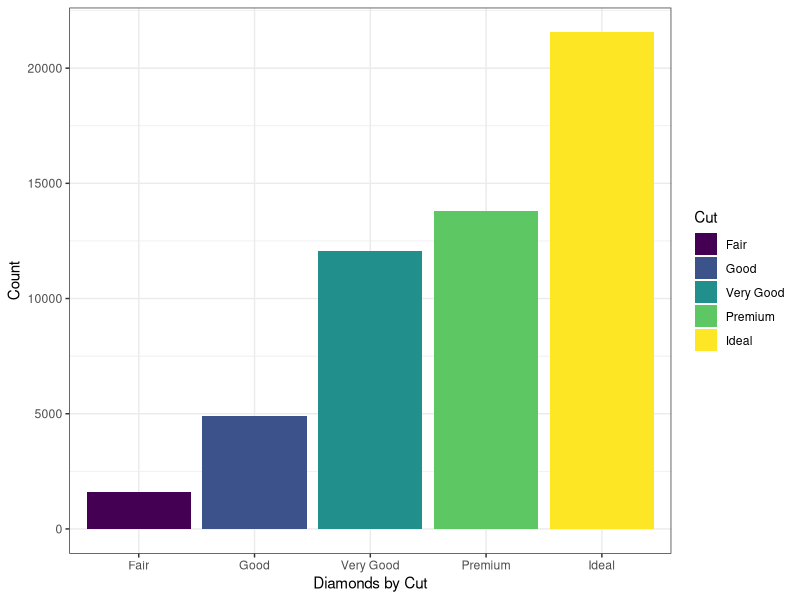
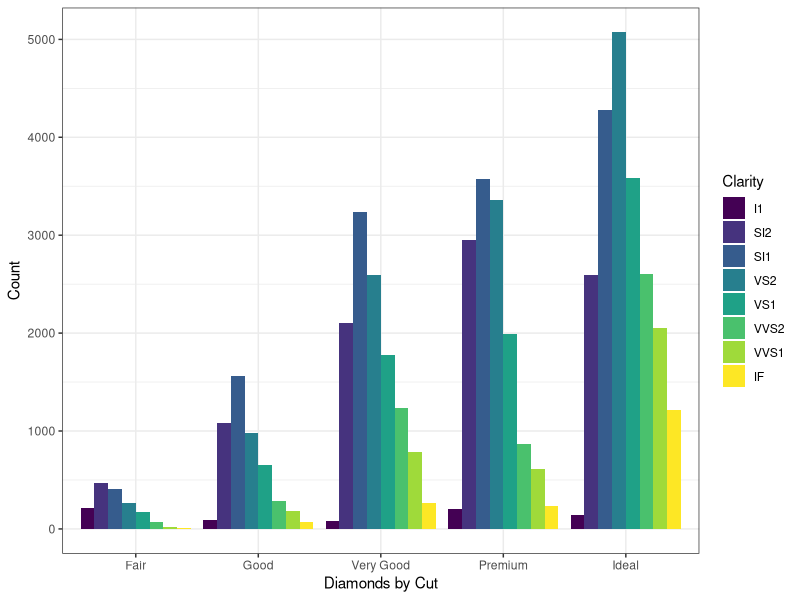
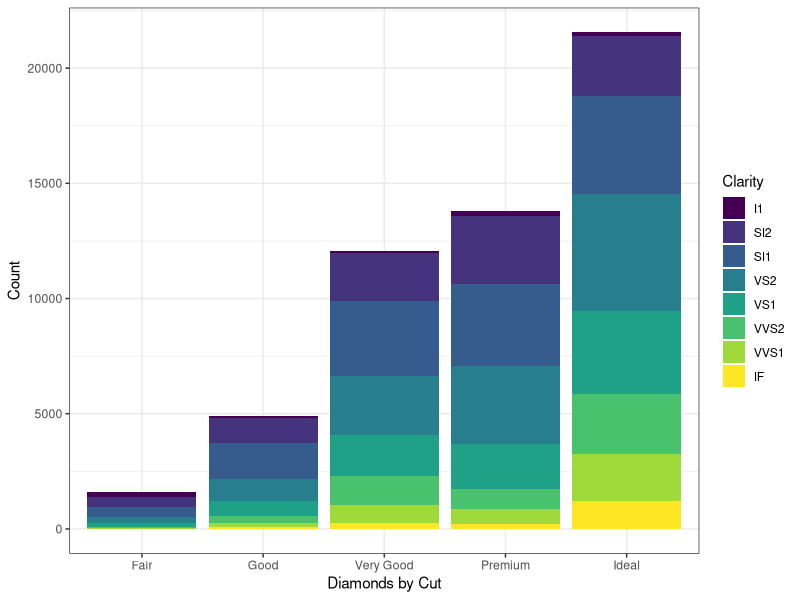
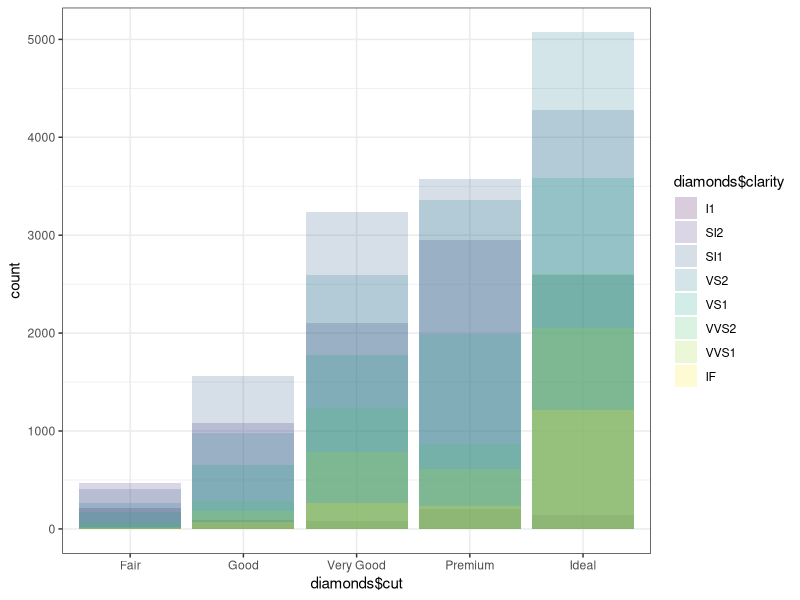
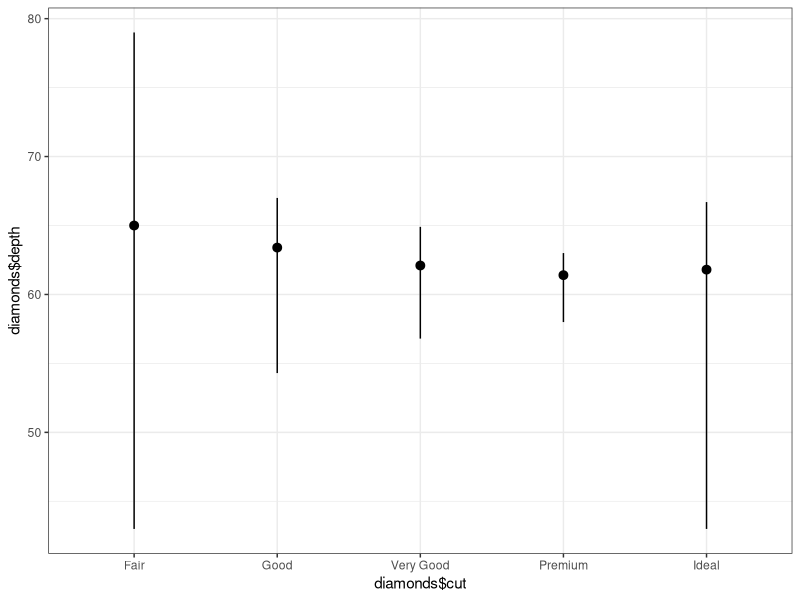
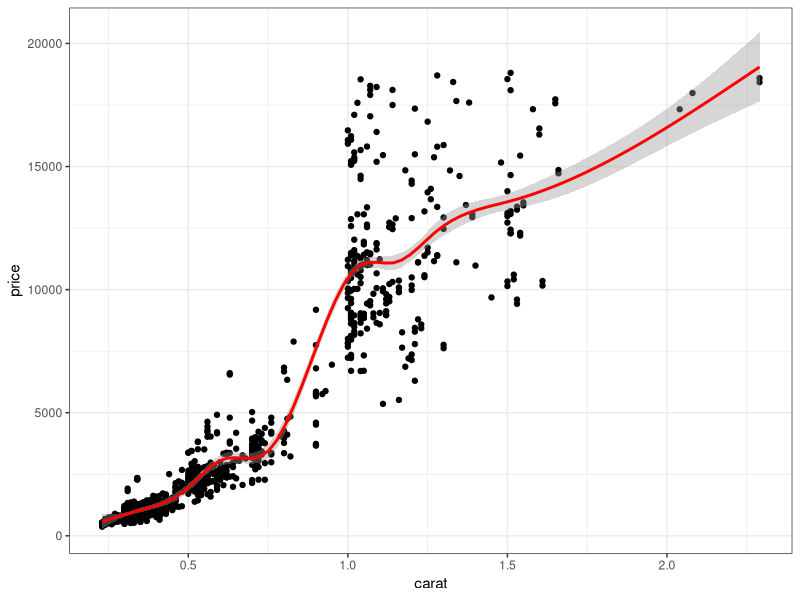
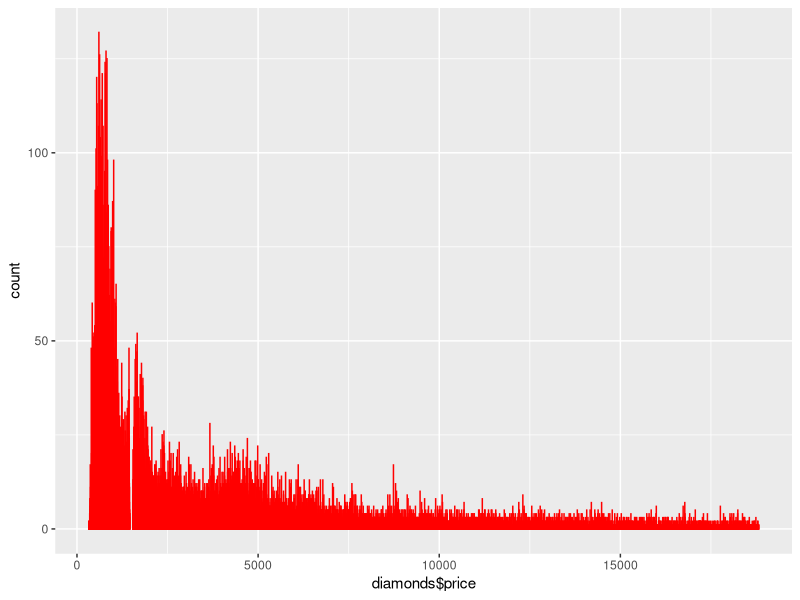
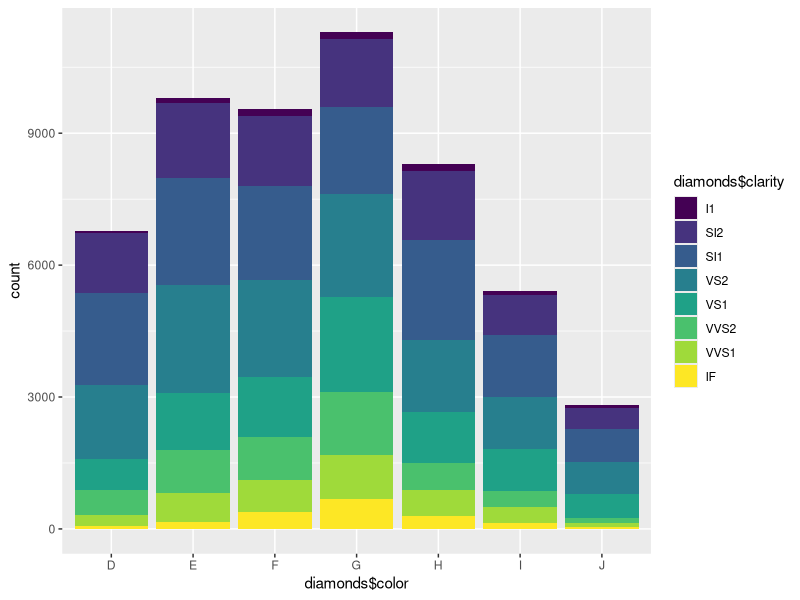

R code for these plots, in order:
# Learning R, Part 2
#' Based on r4ds (http://r4ds.had.co.nz/), Chapter 3
# 
# Dataset: diamonds
# Part of ggplot2 sample data
# 54,000 diamonds classified by 4 Cs (cut, carat, clarity, color), 
# dimensions and price

require(tidyverse)

#' Load dataset (not necessary, for convenience)
diamonds <- diamonds

#' Explore dataset
summary(diamonds)
?diamonds

#' (7) Bar chart
#' Grouped by cut, bars colored (fill) by cut
myplot7 <- ggplot(data = diamonds) +
  geom_bar(mapping = aes(x = diamonds$cut,
                         fill = diamonds$cut)
  )

#' Assign labels
#' //TODD: refactor
myplot7[["labels"]][["x"]] <- "Diamonds by Cut"
myplot7[["labels"]][["y"]] <- "Count"
myplot7[["labels"]][["fill"]] <- "Cut"

myplot7 + theme_bw()

#' (7a) Variant with adjacent bars (dodge)
myplot7a <-  ggplot(data = diamonds) +
  geom_bar(mapping = aes(x = diamonds$cut,
                         fill = diamonds$clarity),
           position = "dodge")

#' Assign labels
#' //TODD: refactor
myplot7a[["labels"]][["x"]] <- "Diamonds by Cut"
myplot7a[["labels"]][["y"]] <- "Count"
myplot7a[["labels"]][["fill"]] <- "Clarity"

myplot7a + theme_bw()

#' (7b) Variant with bars stacked
myplot7b <-  ggplot(data = diamonds) +
  geom_bar(mapping = aes(x = diamonds$cut,
                         fill = diamonds$clarity))

#' Assign labels
#' //TODD: refactor
#' //TODO: reverse order that best (IF) go on top
myplot7b[["labels"]][["x"]] <- "Diamonds by Cut"
myplot7b[["labels"]][["y"]] <- "Count"
myplot7b[["labels"]][["fill"]] <- "Clarity"

myplot7b + theme_bw()

# (7c) Variant with stacked bars 
# with identity and Alpha channel transparency

myplot7c <-  ggplot(data = diamonds,
                    mapping = aes(x = diamonds$cut,
                                  fill = diamonds$clarity)
) +
  geom_bar(alpha = 0.2, position = "identity")

myplot7c + theme_bw()

#' Statistical transformations
#' 
myplot8 <- ggplot(data = diamonds) +
  stat_summary(mapping = aes(x = diamonds$cut,
                             y = diamonds$depth),
               fun.ymin = min,
               fun.ymax = max,
               fun.y = median
               )

myplot8 + theme_bw()

#' (9) What determines a price of a diamond?
#' Scatterplots price by carat, price by clarity, price by color
#' 
#' (9a)
myplot9a <- ggplot(data = filter(diamonds,
                                 clarity == "IF"),
                  mapping = aes(x = carat,
                                y = price)
                  )

myplot9a +
  geom_point() +
  geom_smooth(color = "red") +
  theme_bw()

#' (9b)
myplot9b <- ggplot(data = diamonds) +
  geom_bar(mapping = aes(x = diamonds$price), color = "red")

myplot9b


#' (9c)
myplot9c <- ggplot(data = diamonds) +
  geom_bar(mapping = aes(x = diamonds$color,
                         fill = diamonds$clarity)
           )

myplot9c

#' (9d)
myplot9d <- ggplot(data = filter(diamonds,
                                 diamonds$clarity == "IF")) +
  stat_summary(
    mapping = aes(x = color, y = price),
    fun.ymin = min,
    fun.ymax = max,
    fun.y = median
  )

myplot9d + theme_bw()

#' (9e)
#' Filtering data on clarity (top) and cut (Ideal)
f1 <- filter(diamonds, clarity == "IF", cut == "Ideal", carat > 0.95)

#' Plotting price by carat, highlighting color
myplot9e <- ggplot(data = f1,
                   mapping = aes(x = carat,
                                 y = price,
                                 color = color)
                   ) +
  geom_point() +
  #geom_abline(color = "red") + # not as expected
  scale_color_brewer(palette = 4, direction = 1)
            

myplot9e + theme_bw()
